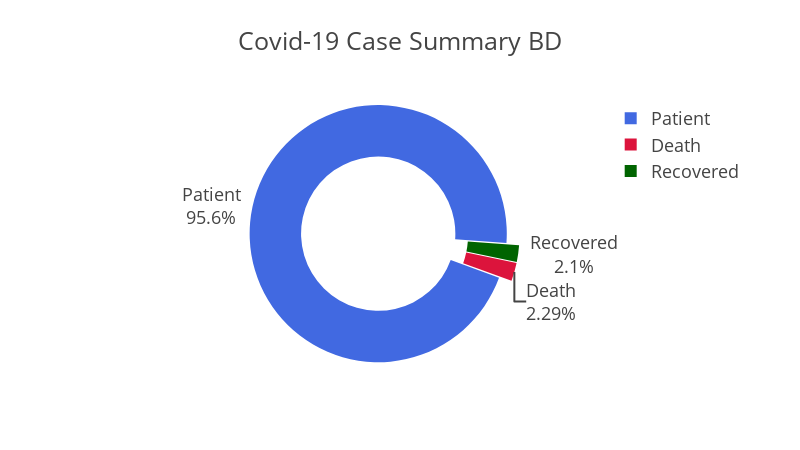

The code cell stored with this chart in its notebook:
### Markdown cell above
***Bangladesh Covid-19 Case Summary Representation***

### Code cell
dataFromCsv = pd.read_csv('covid-19-PerDayCaseSummaryBD.csv')
totalCaseNumber = dataFromCsv['Case'].sum()
totalDeathNumber = dataFromCsv['Death'].sum()
totalRecoveredNumber = dataFromCsv['Recovered'].sum()
totalPatientNumber = totalCaseNumber - (totalDeathNumber+totalRecoveredNumber)

slices = [totalPatientNumber,totalDeathNumber,totalRecoveredNumber]
activities = ['Patient','Death','Recovered']

dataFrame = {
    "slices" : slices,
    "activities" : activities
}
dataset = pd.DataFrame(dataFrame)
fig = px.pie(dataset,
             values="slices",
             names="activities",
             template="presentation",
             labels = {'slices' : 'No Cases', 'activities' : 'Status'},
             color_discrete_sequence=['#4169E1', '#DC143C', '#006400'],
             width=800,
             height=450,
             hole=0.6,
             title="Covid-19 Case Summary BD")
fig.update_traces(rotation=110, pull=0.05, textinfo="percent+label")
py.offline.iplot(fig)

### Figure 1 — Plotly figure (JSON) as saved in the notebook; plotly's stock layout.template omitted (floating-point values rounded to 4 significant figures)
{"data": [{"domain": {"x": [0, 1], "y": [0, 1]}, "hole": 0.6, "hovertemplate": "Status=%{label}<br>No Cases=%{value}<extra></extra>", "labels": ["Patient", "Death", "Recovered"], "legendgroup": "", "name": "", "pull": 0.05, "rotation": 110, "showlegend": true, "textinfo": "percent+label", "type": "pie", "values": [6791, 163, 149]}], "layout": {"height": 450, "legend": {"tracegroupgap": 0}, "piecolorway": ["#4169E1", "#DC143C", "#006400"], "title": {"text": "Covid-19 Case Summary BD"}, "width": 800}}
